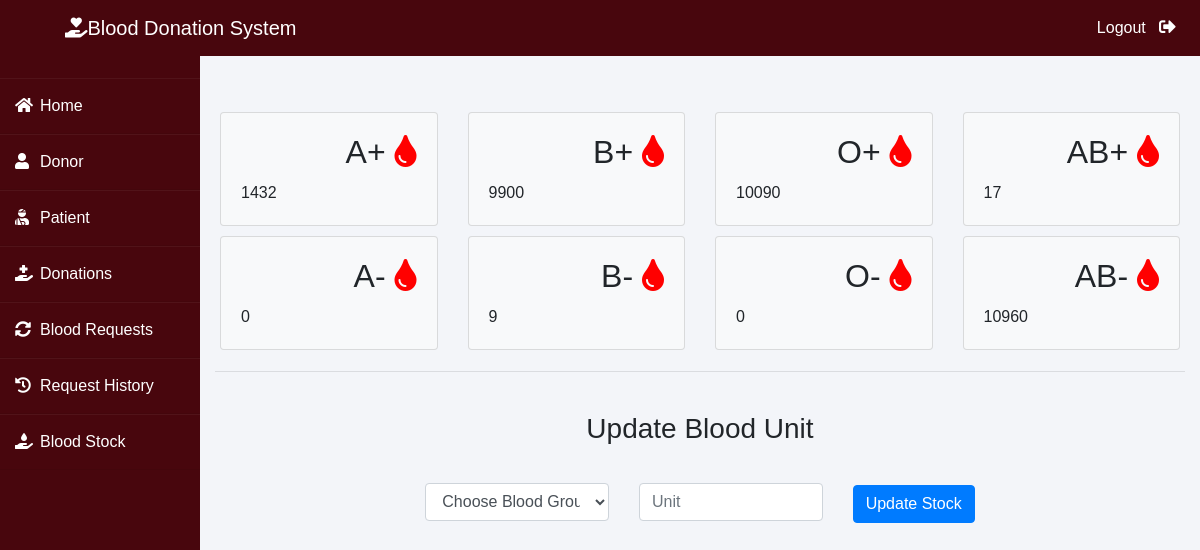
Screenshot of /admin-blood (signed in) with the database file from the repository.
### blood/models.py (models this page shows, shortened)
class Stock(models.Model):
    bloodgroup=models.CharField(max_length=10)
    unit=models.PositiveIntegerField(default=0)

### blood/views.py (the view, shortened to what this page needs)
# urls.py: path('admin-blood', views.admin_blood_view,name='admin-blood'),
@login_required(login_url='adminlogin')
def admin_blood_view(request):
    stocks = models.Stock.objects.all().order_by('bloodgroup')
    context = {
        'A1': stocks.filter(bloodgroup='A+').first(),
        'B1': stocks.filter(bloodgroup='B+').first(),
        'O1': stocks.filter(bloodgroup='O+').first(),
        'AB1': stocks.filter(bloodgroup='AB+').first(),
        'A2': stocks.filter(bloodgroup='A-').first(),
        'B2': stocks.filter(bloodgroup='B-').first(),
        'O2': stocks.filter(bloodgroup='O-').first(),
        'AB2': stocks.filter(bloodgroup='AB-').first(),
    }
    return render(request, 'blood/admin_blood.html', context)

### templates/blood/admin_blood.html (shortened to what this page needs)
{% extends 'blood/adminbase.html' %}
{% block content %}
{% load widget_tweaks %}
<br><br>
<div class="container">
    <div class="row justify-content-center">
        <div class="col-md-8 col-lg-6">
        </div>
    </div>
    <div class="row">
      <div class="col-6 col-sm-3">
        <div class="card bg-light">
          <div class="card-body">
              <div class="blood">
                  <h2>A+ <i class="fas fa-tint"></i></h2>
              </div><br><br>
              <div>
                  {{A1.unit}}
              </div>
          </div>
        </div>
      </div>
      <div class="col-6 col-sm-3">
          <div class="card bg-light">
              <div class="card-body">
                  <div class="blood">
                      <h2>B+ <i class="fas fa-tint"></i></h2>
                  </div><br><br>
                  <div>
                    {{B1.unit}}
                  </div>
              </div>
            </div>
      </div>
      <div class="col-6 col-sm-3">
          <div class="card bg-light">
              <div class="card-body">
                  <div class="blood">
                      <h2>O+ <i class="fas fa-tint"></i></h2>
                  </div><br><br>
                  <div>
                    {{O1.unit}}
                  </div>
              </div>
            </div>
        </div>
        <div class="col-6 col-sm-3">
          <div class="card bg-light">
              <div class="card-body">
                  <div class="blood">
                      <h2>AB+ <i class="fas fa-tint"></i></h2>
                  </div><br><br>
                  <div>
                    {{AB1.unit}}
                  </div>
              </div>
            </div>
        </div>
    </div>
    <div class="row">
      <div class="col-6 col-sm-3">
          <div class="card bg-light">
              <div class="card-body">
                  <div class="blood">
                      <h2>A- <i class="fas fa-tint"></i></h2>
                  </div><br><br>
                  <div>
                    {{A2.unit}}
                  </div>
              </div>
            </div>
      </div>
      <div class="col-6 col-sm-3">
          <div class="card bg-light">
              <div class="card-body">
                  <div class="blood">
                      <h2>B- <i class="fas fa-tint"></i></h2>
                  </div><br><br>
                  <div>
                    {{B2.unit}}
                  </div>
              </div>
            </div>
      </div>
      <div class="col-6 col-sm-3">
          <div class="card bg-light">
              <div class="card-body">
                  <div class="blood">
                      <h2>O- <i class="fas fa-tint"></i></h2>
                  </div><br><br>
                  <div>
                    {{O2.unit}}
                  </div>
              </div>
            </div>
        </div>
        <div class="col-6 col-sm-3">
          <div class="card bg-light">
              <div class="card-body">
                  <div class="blood">
                      <h2>AB- <i class="fas fa-tint"></i></h2>
                  </div><br><br>
                  <div>
                    {{AB2.unit}}
                  </div>
              </div>
            </div>
        </div>
    </div>
<hr>
<br>
<h3 class="text-center">Update Blood Unit</h3><br>
<div class="xyz">
    <form method="POST" class="row justify-content-center">
        <div class="col-12 col-md-4 mb-2 mb-md-0">
            <select name="bloodgroup" class="form-control" required>
                <option value="" disabled selected>Choose Blood Group</option>
            </select>
        </div>
        <div class="col-12 col-md-4 mb-2 mb-md-0">
          <input type="number" class="form-control" name="unit" placeholder="Unit" required>
        </div>
        <div class="col-12 col-md-auto text-center">
            <button type="submit" class="btn btn-primary mt-2 mt-md-0">Update Stock</button>
        </div>
    </form>
    </div>
</div>
{% endblock content %}

### templates/blood/adminbase.html (shortened to what this page needs)
<!DOCTYPE html>
<html lang="en">
<head>
    <link rel="stylesheet" href="https://maxcdn.bootstrapcdn.com/bootstrap/4.0.0/css/bootstrap.min.css">
    <link rel="stylesheet" href="https://cdnjs.cloudflare.com/ajax/libs/font-awesome/5.14.0/css/all.css">
</head>
<body>
    <nav class="navbar navbar-expand-lg navbar-light fixed-top d-flex" style="background-color: #48060dff !important;">
        <a class="navbar-brand" style="color: white;" href="/index.html">
             <i class="fas fa-hand-holding-heart" style="color: white;"></i>Blood Donation System
        </a>
        <ul class="navbar-nav ml-auto">
            <li class="nav-item">
                <a class="nav-link" style="color: white;" href="/logout">Logout &nbsp; <i class="fas fa-sign-out-alt"></i></a>
            </li>
        </ul>
      </nav>
<br><br>
<div class="wrapper">
    <div class="sidebar" id="sidebar">
        <ul>
            <li><a style="text-decoration:none;" href="/"><i class="fas fa-home"></i>Home</a></li>
            <li><a style="text-decoration:none;" href="/admin-donor"><i class="fas fa-user"></i>Donor</a></li>
            <li><a style="text-decoration:none;" href="/admin-patient"><i class="fas fa-user-injured"></i>Patient</a></li>
            <li><a style="text-decoration:none;" href="/admin-donation"><i class="fas fa-hand-holding-medical"></i>Donations</a></li>
            <li><a style="text-decoration:none;" href="/admin-request"><i class="fas fa-sync-alt"></i>Blood Requests</a></li>
            <li><a style="text-decoration:none;" href="/admin-request-history"><i class="fas fa-history"></i>Request History</a></li>
            <li><a style="text-decoration:none;" href="/admin-blood"><i class="fas fa-hand-holding-water"></i>Blood Stock</a></li>
        </ul>
    </div>
    <div class="main_content" id="main_content">
{% block content %}
{% endblock content %}
    </div>
</div>
</body>
</html>

### templates/blood/adminbase.html (style rules this page uses)
.row { padding: 5px; }
.fa-tint { color: red; }
.blood { float: right; }
.xyz { color: blue; font-size: 3ex; }
* { margin: 0; padding: 0; box-sizing: border-box; list-style: none; text-decoration: none; font-family: 'Josefin Sans', sans-serif; }
body { background-color: #f3f5f9; }
.wrapper { display: flex; position: relative; }
.wrapper .sidebar { width: 200px; height: 100%; background-color: #48060dff !important;; padding: 30px 0px; position: fixed; transition: all 0.3s ease; }
.wrapper .sidebar ul li { padding: 15px; border-bottom: 1px solid white; border-bottom: 1px solid rgba(0,0,0,0.05); border-top: 1px solid rgba(255,255,255,0.05); }
.wrapper .sidebar ul li a { color: white; display: block; }
.wrapper .sidebar ul li a .fas { width: 25px; }
.wrapper .main_content { width: 100%; margin-left: 200px; transition: margin-left 0.3s ease; }
.fa-sign-out-alt { color: white; font-size: 2ex; }

### templates/blood/admin_blood.html (style rules this page uses)
.xyz { display: table; margin-right: auto; margin-left: auto; }

### rows the page displays
Stock: unit "1432"
Stock: unit "9900"
Stock: unit "10090"
Stock: unit "17"
Stock: unit "0"
Stock: unit "9"
Stock: unit "0"
Stock: unit "10960"
